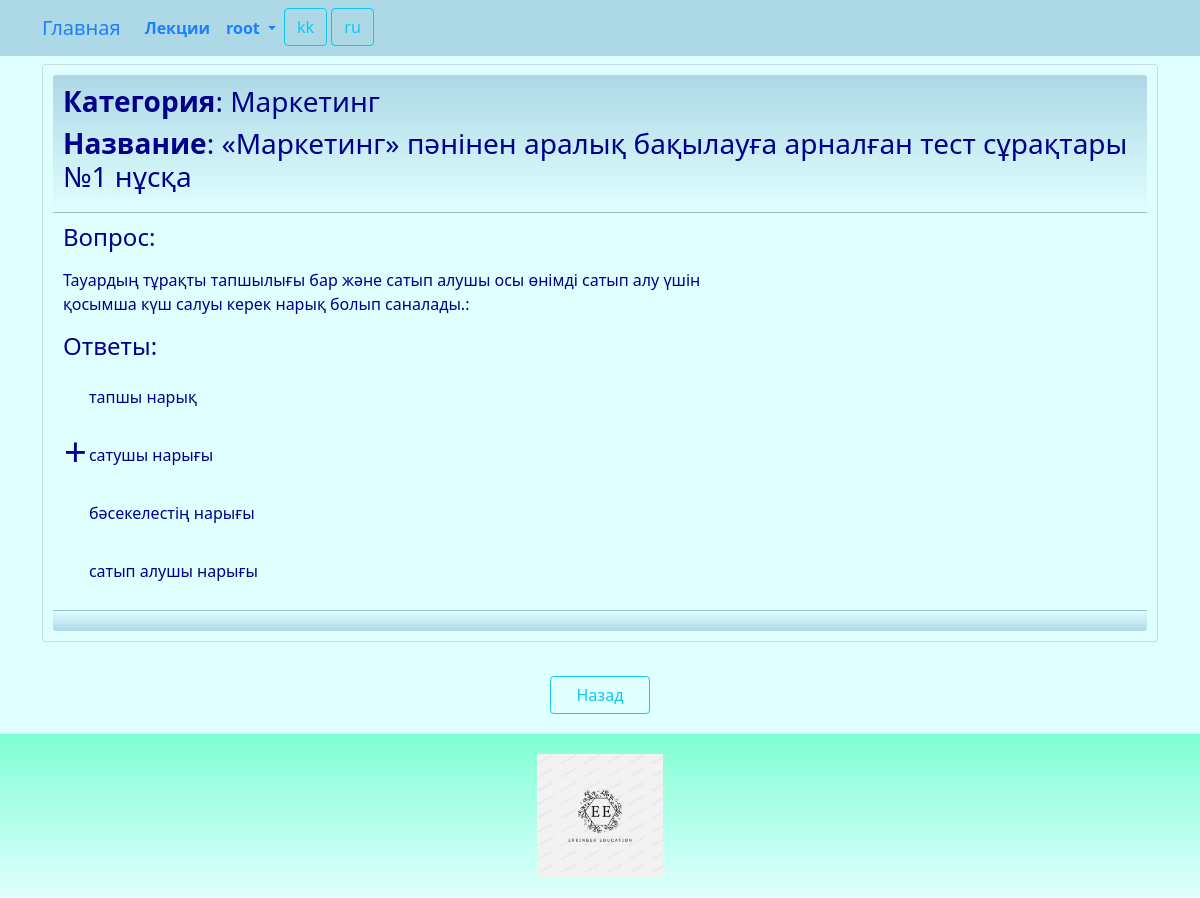
Page /question/read/1/ (signed in) on the committed database.
### guide/models.py (models this page shows, shortened)
class Question(models.Model):
    teststask = models.ForeignKey(Teststask, related_name='question_teststask', on_delete=models.CASCADE)
    question = models.TextField(_('question'))
    photo = models.ImageField(_('photo'), upload_to='images/', blank=True, null=True)
    reply1 = models.TextField(_('reply1'))
    ok1 = models.BooleanField(_('ok1'), default = False)
    reply2 = models.TextField(_('reply2'))
    ok2 = models.BooleanField(_('ok2'), default = False)
    reply3 = models.TextField(_('reply3'), blank=True, null=True)
    ok3 = models.BooleanField(_('ok3'), default = False)
    reply4 = models.TextField(_('reply4'), blank=True, null=True)
    ok4 = models.BooleanField(_('ok4'), default = False)
    reply5 = models.TextField(_('reply5'), blank=True, null=True)
    ok5 = models.BooleanField(_('ok5'), default = False)
    class Meta:
        db_table = 'question'

class Teststask(models.Model):
    category = models.ForeignKey(Category, related_name='teststask_category', on_delete=models.CASCADE)
    title = models.CharField(_('teststask_title'), max_length=255)
    details = models.TextField(_('teststask_details'), blank=True, null=True)
    minutes = models.IntegerField(_('minutes'))
    limit = models.IntegerField(_('limit'))
    class Meta:
        db_table = 'teststask'
        indexes = [
            models.Index(fields=['title']),
        ]
        ordering = ['title']

class Category(models.Model):
    title = models.CharField(_('category_title'), max_length=128, unique=True)
    class Meta:
        db_table = 'category'
    def __str__(self):
        return "{}".format(self.title)

### guide/views.py (the view)
# urls.py: path('question/read/<int:id>/', views.question_read, name='question_read'),
@login_required
@group_required("Managers")
def question_read(request, id):
    try:
        question = Question.objects.get(id=id)
        return render(request, "question/read.html", {"question": question, "teststask_id": question.teststask_id})
    except Question.DoesNotExist:
        return HttpResponseNotFound("<h2>Question not found</h2>")
    except Exception as exception:
        print(exception)
        return HttpResponse(exception)

### guide/views.py (called while the page is built)
def group_required(*group_names):
    def in_groups(u):
        if u.is_authenticated:
            if bool(u.groups.filter(name__in=group_names)) | u.is_superuser:
                return True
        return False
    return user_passes_test(in_groups, login_url='403')

### templates/question/read.html (shortened to what this page needs)
{% extends "base.html" %}
{% load i18n %}
{% block content %}
<div class="card">
	<div class="card-header">
		<h3><strong>{% trans "category" %}</strong>: {{ question.teststask.category }}</h3>
		<h3><strong>{% trans "title" %}</strong>: {{ question.teststask.title }}</h3>
	</div>
	<div class="card-body">
		<div class="row">
			<div class="col-md-8">
				<h4>{% trans "question" %}:</h4>
				<p>{{ question.question | safe | linebreaks}}</p>
			</div>
			<div class="col-md-4">
			</div>
		</div>
		<h4>{% trans "answers" %}:</h4>
		<table>
			<tr>
				<td><h1>{% if question.ok1 == True %} + {% endif %}</h1></td>
				<td><p>{{ question.reply1 | safe | linebreaks }}</p></td>
			</tr>
			<tr>
				<td><h1>{% if question.ok2 == True %} + {% endif %}</h1></td>
				<td><p>{{ question.reply2 | safe | linebreaks }}</p></td>
			</tr>
			{% if question.reply3 != "" %}
			<tr>
				<td><h1>{% if question.ok3 == True %} + {% endif %}</h1></td>
				<td><p>{{ question.reply3 | safe | linebreaks }}</p></td>
			</tr>
			{% endif %}
			{% if question.reply4 != "" %}
			<tr>
				<td><h1>{% if question.ok4 == True %} + {% endif %}</h1></td>
				<td><p>{{ question.reply4 | safe | linebreaks }}</p></td>
			</tr>
			{% endif %}
		</table>
	</div>
	<div class="card-footer">
	</div>
</div>
<br>
<div class="div-button-center">
	<a class="btn btn-outline-info" style="width:100px" href="{% url 'question_index' teststask_id %}">{% trans "Back" %}</a>
</div>
{% endblock content %}

### templates/base.html (shortened to what this page needs)
<!DOCTYPE html>
{% load static %}
{% load i18n %}
<html>
<head>
	<link href="https://cdn.jsdelivr.net/npm/bootstrap@5.0.2/dist/css/bootstrap.min.css" rel="stylesheet">
	<link rel="stylesheet" href="{% static 'css/styles.css' %}" />
	<link rel="stylesheet" href="{% static 'css/choosen.css' %}" />
</head>
<nav class="navbar navbar-expand-lg justify-content-center">
	<div class="container">
		<div class="collapse navbar-collapse" id="mainMenu">
			<ul class="navbar-nav me-auto mb-2 mb-lg-0">
				<a class="navbar-brand" href="{{ HTTP_HOST }}/">{% trans "Home" %}</a>
				<li class="nav-item">
					<a class="nav-link" href="{% url 'lecture' %}">{% trans "lectures" %}</a>
				</li>
				{% if user.is_authenticated %}
				<li class="nav-item dropdown">
					<a class="nav-link dropdown-toggle" href="#" id="navbarDropdown" role="button" data-bs-toggle="dropdown" aria-expanded="false">
						{{ user.username }}
					</a>
				</li>
				{% else %}
				<form class="form-inline ml-auto">
					<a href="{% url 'login' %}" class="btn btn-outline-secondary">{% trans "Log In" %}</a>
					<a href="{% url 'signup' %}" class="btn btn-primary ml-2">{% trans "Sign up" %}</a>
				</form>
				{% endif %}
				<form action="{% url 'set_language' %}" method="post">
					{% get_current_language as LANGUAGE_CODE %}
					{% get_available_languages as LANGUAGES %}
					{% get_language_info_list for LANGUAGES as languages %}
					{% for language in languages %}
					<button type="submit" class="btn btn-outline-info" name="language" value="{{ language.code }}">
						{{ language.code }}
					</button>
					{% endfor %}
				</form>
			</ul>
		</div>
	</div>
</nav>
<body>
	<div class="container">
		{% block content%}{% endblock content %}
	</div>
</body>
<footer class="container-fluid text-center bg-lightgray">
	<div class="copyrights">
		<img src="{% static 'images/logo.jpg' %}" alt="logo" style="height:144px; padding: 10px;">
	</div>
</footer>
<link rel="stylesheet" href="https://cdn.datatables.net/1.13.8/css/dataTables.bootstrap5.min.css">
<link href="{% static 'css/jquery.fancybox.min.css' %}" rel="stylesheet">
</html>

### static/css/styles.css (style rules this page uses)
:root { --navbar-background-color: LightBlue; --navbar-text-color: #1F7EFE; --main-background-color-light: LightCyan; --main-background-color-dark: LightBlue; --main-text-color: DarkBlue; --main-header-color: DarkBlue; --main-text-attention-color: Purple; --footer-background-color-light: LightCyan; --footer-background-color-dark: Aquamarine; --footer-text-color: Teal; --card-background-color-light: LightCyan; --card-background-color-dark: LightBlue; --card-text-color: SeaGreen; --table-background-color-light: LightCyan; --table-background-color-dark: #F5F5F5; --table-text-color: DarkBlue; --star-size: 30px; --star-color: LightYellow; --star-background: Yellow ; }
.navbar { background-color: var(--navbar-background-color); color: var(--navbar-text-color); }
.navbar .navbar-nav, .navbar .navbar-nav .navbar-text { color: var(--navbar-text-color); }
.navbar ul { background-color: var(--navbar-background-color); color: var(--navbar-text-color); }
.navbar li { background-color: var(--navbar-background-color); color: var(--navbar-text-color); }
.navbar a { background-color: var(--navbar-background-color); color: var(--navbar-text-color); }
.navbar-brand { background-color: var(--navbar-background-color); color: var(--navbar-text-color); }
.nav-item { background-color: var(--navbar-background-color); color: var(--navbar-text-color); font-weight: bold; }
body { background-color: var(--main-background-color-light); }
h1, h2, h3, h4, h5, h6 { color: var(--main-header-color); }
p, ul, li, label { color: var(--main-text-color); }
.card { background-color: var(--card-background-color-light); color: var(--card-text-color); margin-top: 5px; padding: 10px; }
.card-header { background-image: linear-gradient(top, var(--card-background-color-dark), var(--card-background-color-light)); background-image: -o-linear-gradient(top, var(--card-background-color-dark), var(--card-background-color-light)); background-image: -moz-linear-gradient(top, var(--card-background-color-dark), var(--card-background-color-light)); background-image: -webkit-linear-gradient(top, var(--card-background-color-dark), var(--card-background-color-light)); color: var(--card-text-color); padding: 10px; }
.card-body { background-color: var(--card-background-color-light); color: var(--card-text-color); padding: 10px; }
.card-footer { background-image: linear-gradient(top, var(--card-background-color-light), var(--card-background-color-dark)); background-image: -o-linear-gradient(top, var(--card-background-color-light), var(--card-background-color-dark)); background-image: -moz-linear-gradient(top, var(--card-background-color-light), var(--card-background-color-dark)); background-image: -webkit-linear-gradient(top, var(--card-background-color-light), var(--card-background-color-dark)); color: var(--card-text-color); padding: 10px; }
.div-button-center { text-align: center; padding: 10px; }
footer { background-image: linear-gradient(top, var(--footer-background-color-dark), var(--footer-background-color-light)); background-image: -o-linear-gradient(top, var(--footer-background-color-dark), var(--footer-background-color-light)); background-image: -moz-linear-gradient(top, var(--footer-background-color-dark), var(--footer-background-color-light)); background-image: -webkit-linear-gradient(top, var(--footer-background-color-dark), var(--footer-background-color-light)); margin-top: 10px; padding: 10px; }

### rows in the picture
Question: teststask.category "Маркетинг", teststask "«Маркетинг» пәнінен аралық бақылауға арналған тест сұрақтары №1 нұсқа", question "Тауардың тұрақты тапшылығы бар және сатып алушы осы өнімді сатып алу үшін қосымша күш салуы керек нарық болып саналады.:", reply1 "тапшы нарық", reply2 "сатушы нарығы", reply3 "бәсекелестің нарығы", reply4 "сатып алушы нарығы"

### other values in the picture
{{ user.username }} "root"
{{ language.code }} "kk" "ru"
